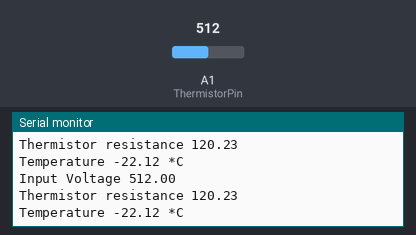
Bench run of a sketch on a simulated Arduino Uno, built with avr-gcc and run on an emulated ATmega328P. On the bench: the last lines printed to the serial monitor. The test bench sets the inputs (shaded band); at power-on: A1 (ThermistorPin) = 512.

Above: at 1.8 s.
1.9 s: A1 (ThermistorPin) set to 1023
At 2.8 s:
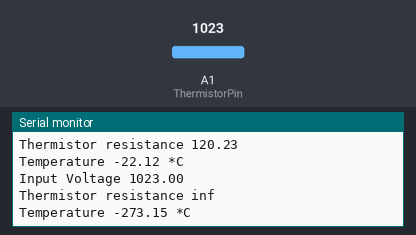
4.5 s: A1 (ThermistorPin) set to 900
At 5.8 s:
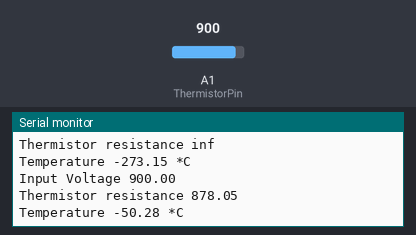
6.0 s: A1 (ThermistorPin) set to 306
At 6.5 s:
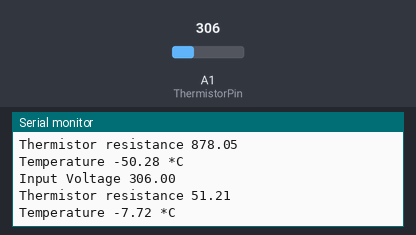
Timing chart, 0 to 9.0 s (numbered marks = the images above; inputs shaded):
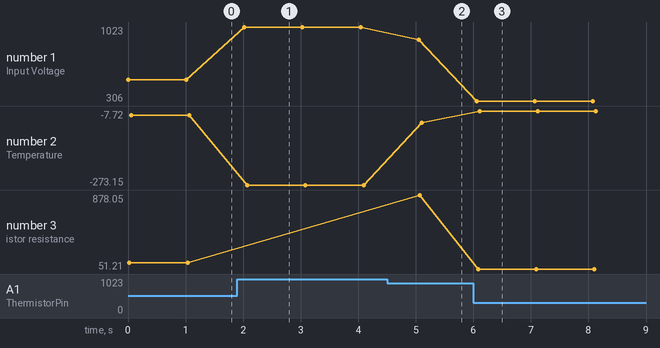

Measured:
- after the input at 1.9 s, the serial monitor: prints a new line after 0.12 s (image 1)
- after the input at 4.5 s, the serial monitor: prints a new line after 0.55 s (image 2)
- after the input at 6.0 s, the serial monitor: prints a new line after 0.06 s (image 3)
- plotted number 1: 512 → 1023 after the input at 1.9 s, 1023 → 900 after the input at 4.5 s, 900 → 306 after the input at 6.0 s
- plotted number 2: -22.12 → -273.15 after the input at 1.9 s, -273.15 → -50.28 after the input at 4.5 s, -50.28 → -7.72 after the input at 6.0 s
- plotted number 3: 120.23 → 878.05 after the input at 4.5 s, 878.05 → 51.21 after the input at 6.0 s

The sketch:

thermistor_v2.ino
```cpp
/*  Improved* Thermistor program
 *
 *  from https://learn.adafruit.com/thermistor/using-a-thermistor
 *
 *  Uses the ARef to set the analog reference to the voltage,
 *  so 5v and 3.3v work the same with 1023 bring the ADC value
 *
 */

// which analog pin to connect
int ThermistorPin = A1;

// Input voltage
float Vo;

// the value of the 'other' resistor
float SERIESRESISTOR = 120;

// Calculated voltage
float R2;

// resistance at 25 degrees C
#define THERMISTORNOMINAL 10

// temp. for nominal resistance (almost always 25 C)
#define TEMPERATURENOMINAL 25

// The beta coefficient of the thermistor (usually 3000-4000)
#define BCOEFFICIENT 3950

void setup() {
Serial.begin(9600);

}

void loop() {
  // Read the input voltage
  Vo = analogRead(ThermistorPin);
  Serial.print("Input Voltage ");
  Serial.println(Vo);

  // Calculate the value of the thermistors resistance
  R2 = (1023 / Vo)  - 1;     // (1023/ADC - 1)
  R2 = SERIESRESISTOR / R2;  // 10K / (1023/ADC - 1)
  Serial.print("Thermistor resistance ");
  Serial.println(R2);

  // Use the Steinhart-HArt equation to calculate temperature
  float steinhart;
  steinhart = R2 / THERMISTORNOMINAL;     // (R/Ro)
  steinhart = log(steinhart);                  // ln(R/Ro)
  steinhart /= BCOEFFICIENT;                   // 1/B * ln(R/Ro)
  steinhart += 1.0 / (TEMPERATURENOMINAL + 273.15); // + (1/To)
  steinhart = 1.0 / steinhart;                 // Invert
  steinhart -= 273.15;                         // convert to C

  // Print put the output to the serial monitor
  Serial.print("Temperature ");
  Serial.print(steinhart);
  Serial.println(" *C");
  delay(1000);
}
```
